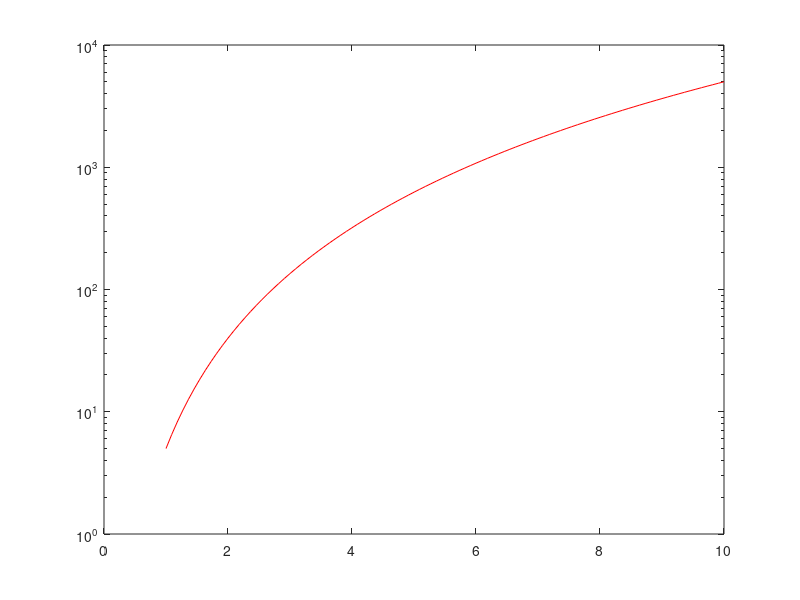

The MATLAB source for this figure:
function result = test_semilogy_002
result = false;
a = figure;
t = linspace(1,10);
semilogy(t,5*t.^3,'color','r');
drawnow;
close(a);
result = true;
